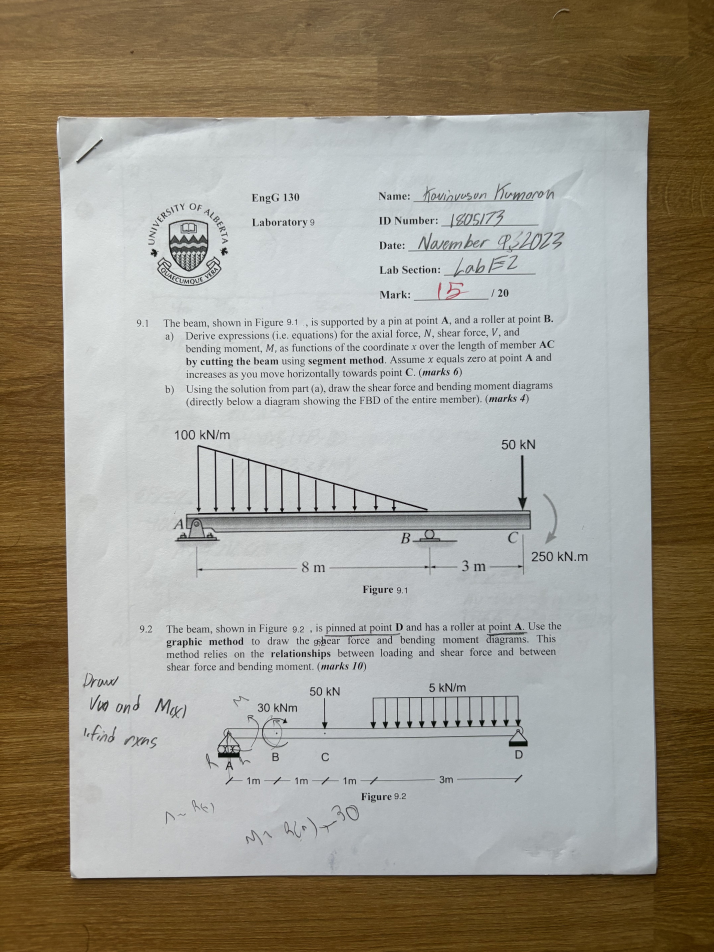
#> input picture TestImage.jpg, 4284 x 5712 px (shown at 1/6 size)
$ python scanner.py
#> lines starting #> are read from the running program, lines starting #| are printed output that depends on the picture; after the words box and inside, x2 and y2 are one past the last pixel; in counts of white or black regions, pixels touching at a corner belong together
import cv2
import numpy as np
"""
basic document scanner:
1. Detect
2. Use edges to find the counter of the peice of paper
3. Apply a perspective transform to obtain the to-down view
"""

# PART 1
#Load image
#convert image to grayscale to simplify edge detection and other operations
#Use algorithim to identify sharp changes in intesity, whcih typically correspond to edges of the doc

#load image
image = cv2.imread('TestImage.jpg')
#> image is the input picture: shape (5712, 4284, 3); mean B, G, R 138.3, 151, 156.6
#gray scale image
grayscale_image = cv2.cvtColor(image, cv2.COLOR_BGR2GRAY)
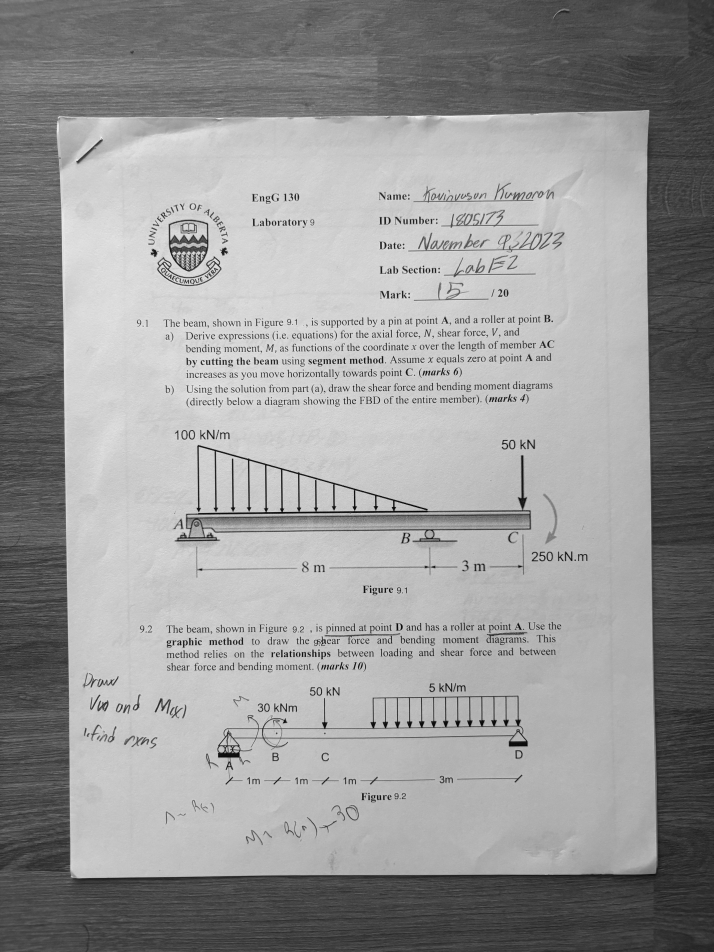
#> grayscale_image: shape (5712, 4284) (shown at 1/6 size); min 0, max 255, mean 151.3

#blur to reduce noise
blurred_image = cv2.GaussianBlur(grayscale_image, (5, 5), 0)
#edge detection
edges = cv2.Canny(blurred_image, 30, 120)
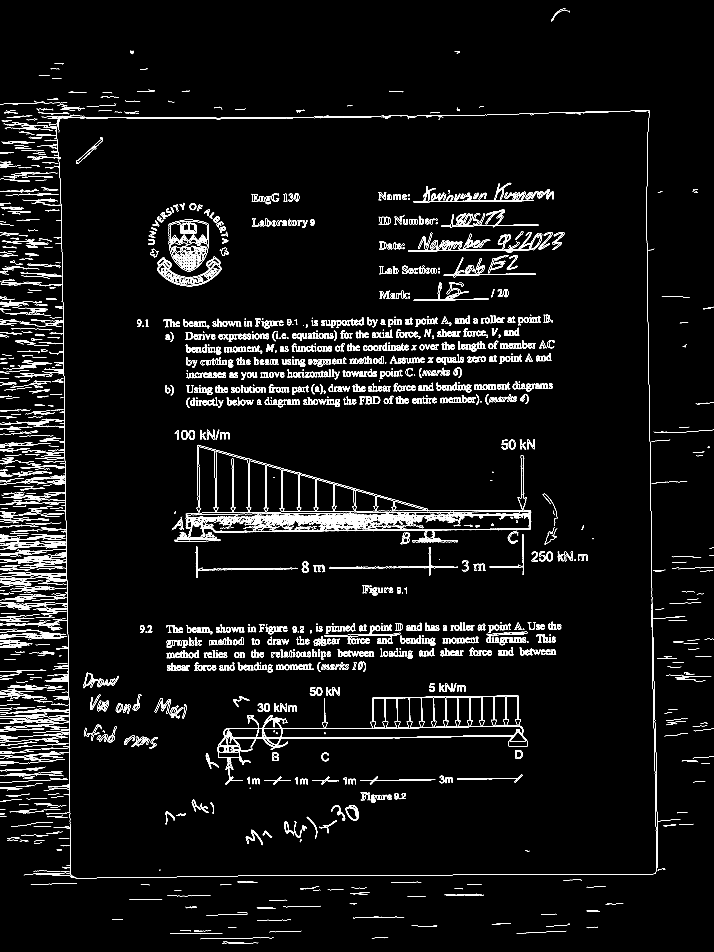
#> edges: shape (5712, 4284) (shown at 1/6 size); 1.8% white in thin lines or dots

#PART 2
#Locate contours(the outlines of the object), find all the coutnours of the image
#Use geometry to isolat the quadrilateral that represents the document

#find contours
contours, _ = cv2.findContours(edges, cv2.RETR_LIST, cv2.CHAIN_APPROX_SIMPLE)
#> contours = 5857 contours, 3561 with area under 20; largest, box (x1, y1, x2, y2) and area: (2240, 4189, 2311, 4368) 11522, (2240, 4189, 2311, 4368) 11502, (2313, 4188, 2383, 4368) 11482, (2313, 4188, 2383, 4368) 11462, (2385, 4187, 2456, 4366) 11460

#Only keep the largest contours
contours = sorted(contours, key=cv2.contourArea, reverse=True)[:5]
#> contours = 5 contours; box (x1, y1, x2, y2) and area: (2240, 4189, 2311, 4368) 11522, (2240, 4189, 2311, 4368) 11502, (2313, 4188, 2383, 4368) 11482, (2313, 4188, 2383, 4368) 11462, (2385, 4187, 2456, 4366) 11460

document_contour = None

#use a loop to find a quadrilateral
for contour in contours:
    perimeter = cv2.arcLength(contour, True)
    approx = cv2.approxPolyDP(contour, 0.02 * perimeter, True)

    if len(approx) == 4:
        document_contour = approx
        break
#> this loop made 5 passes
#> perimeter on passes 1 to 5: 528.6, 524.3, 532.3, 526.9, 526

#PART 3
#Rearange the detected points so they correspond to the conrer of the paper
#Map these points to a rectangle to "Flatten" the doc into a clean top-down view

#PART 4
#view result
#if document_contour is not None:

cv2.drawContours(image, [document_contour], -1, (0, 255, 0), 3)
cv2.namedWindow('Document Detected', cv2.WINDOW_NORMAL)
cv2.resizeWindow('Document Detected', 800, 1100)
cv2.imshow('Document Detected', image)
cv2.waitKey(0)

cv2.destroyAllWindows()
"""
NOT DETECTING EDGES PROPERLY
"""
